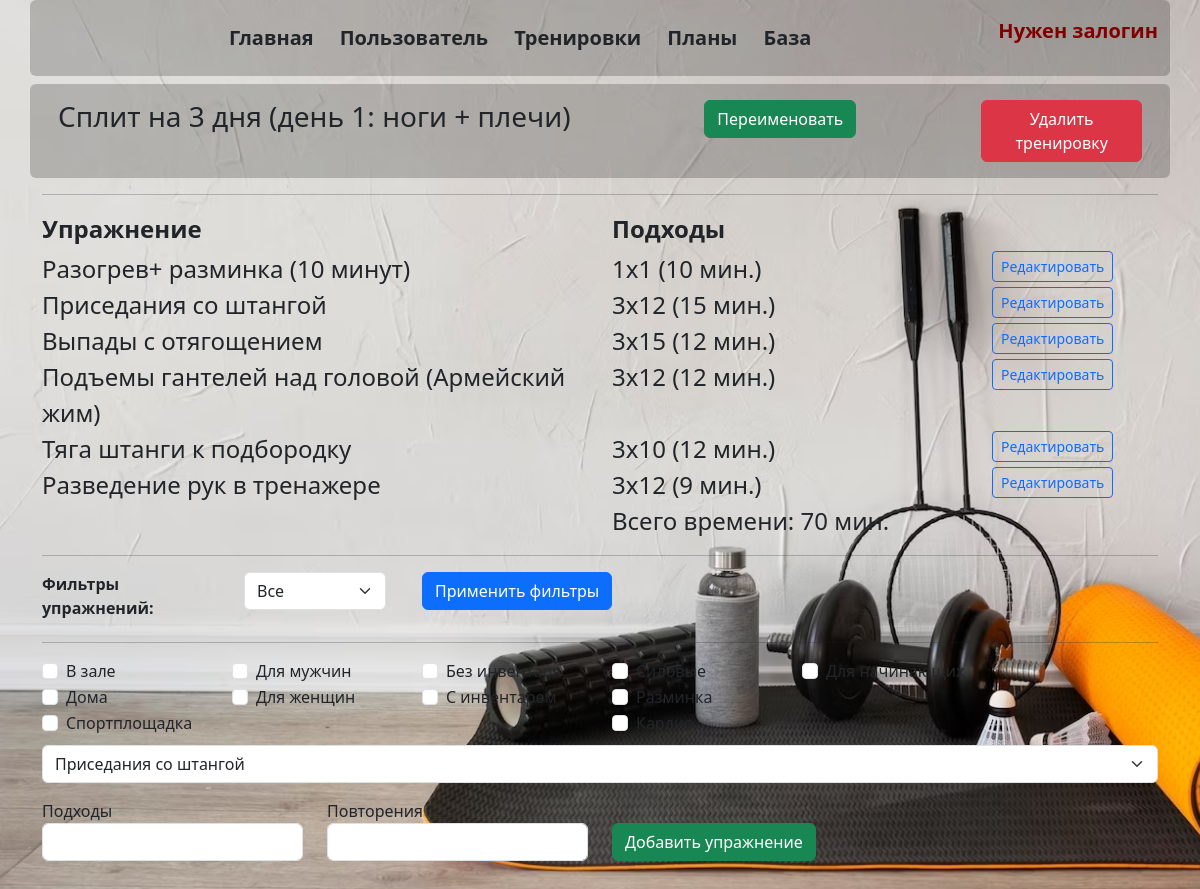
The page /edit_train/5 on the database its author committed.
### _models.py (models this page shows, shortened)
class Training(db.Model):
    __tablename__ = 'trainings'
    training_id = db.Column(db.Integer, primary_key=True)
    name = db.Column(db.String(50), nullable=False)
    exercises = relationship('Exercise', secondary='training_exercises', overlaps="trainings")
    user_trainings = relationship('UserTraining', back_populates='training')
    plans = relationship('Plan', secondary='plan_trainings', back_populates='trainings')

class Exercise(db.Model):
    __tablename__ = 'exercises'
    exercise_id = db.Column(db.Integer, primary_key=True)
    name = db.Column(db.String(50), default='New exercise')
    target = db.Column(db.String(20), default='')
    description = db.Column(db.String(300), default='')
    difficulty = db.Column(db.Integer, default=1)
    time_per_set = db.Column(db.Integer, default=1)
    counter = db.Column(db.Integer, default=0)
    filters = db.Column(JSON, default=[])  # LOCATION_FILTERS.keys
    user_training_exercises = relationship('UserTrainingExercise', back_populates='exercise')
    muscles = relationship('Muscle', secondary='exercise_muscles')
    training = db.relationship('Training', secondary='training_exercises', overlaps="exercises")
    training_exercises = relationship('TrainingExercise', back_populates='exercise')

### main.py (the view)
@app.route('/edit_train/<int:train_id>', methods=['POST', 'GET'])
def edit_train(train_id):
    config_filters = config.FILTER_LIST # основные фильтры из конфига (список списков)
    config_filter_targets = config.FILTER_TARGETS   # список фильтров таргета - групп мышц
    train = Training.query.get(train_id)  # нахожу тренировку по ID которое передано в роуте
    exercise_filter_list = session.get('exercise_filter_list', [])  # загрузка списка фильтров из сессии, или пустой
    target_filter = session.get('target_filter','-1')   # загрузка фильтра таргета из сессии, по умолч -1 (все)
    group_conditions = []
    for group in exercise_filter_list:
        group_condition = or_(*[Exercise.filters.contains(filter) for filter in group])
        group_conditions.append(group_condition)
    combined_condition = and_(*group_conditions)
    filtered_exercises = Exercise.query.filter(combined_condition).all()
    if int(target_filter) >= 0:
        target_filter_name = config_filter_targets[int(target_filter)+1]
        exercises = [ex for ex in filtered_exercises if ex.target == target_filter_name]    # отбираю по полю таргет
    else:
        exercises = filtered_exercises  # если фильтр -1 (все) то не фильтрую
    if train:
        session['train'] = train
        te_info_list = get_training_connections(train.training_id) # функция для получения связанных с тренировкой полей
        session['te_info_list'] = te_info_list
    total_time = 0
    for te_info in te_info_list:
        total_time += te_info[0].time_per_set * te_info[1]
    return render_template('edit_train.html', train=train, te_info_list=te_info_list,
                           exercises=exercises, config_filters=config_filters, exercise_filter_list=exercise_filter_list,
                           config_filter_targets=config_filter_targets, target_filter=target_filter, total_time=total_time)

### _logic.py (called while the page is built)
def get_training_connections(train_id):   # te_info = [te, sets, repetitions] (te- Exercise)
    train = Training.query.get(train_id)
    te_info_list = []
    for te in train.exercises:  # для каждого упражнения te из цикла по training.exercises (класса Training)
        training_exercise = TrainingExercise.query.filter_by(training_id=train.training_id,
                                                             exercise_id=te.exercise_id).first()
        if training_exercise:  # и выбираем связанные сеты повторы и веса (которые 0 по умолчанию)
            sets = training_exercise.sets
            repetitions = training_exercise.repetitions
            te_info = [te, sets, repetitions]
            te_info_list.append(te_info)
    return te_info_list

### templates/edit_train.html (shortened to what this page needs)
{% extends 'base.html' %}
{% block body %}
<div class="row mb-1 p-3 bg-opacity-20 rounded-2">
            <div class="col-7">
                <h3>{{train.name}}</h3>
            </div>
            <div class="col-3">
                <button type="button" class="btn btn-success" data-bs-toggle="modal" data-bs-target="#rename_train">Переименовать</button>
            </div>
            <div class="col-2">
                <button type="button" class="btn btn-danger" data-bs-toggle="modal" data-bs-target="#delete_train">Удалить тренировку</button>
            </div>
        </div>
<hr>
<section >
{% if te_info_list %}
    <div class="row mb-1 ">
                <div class="col-6 fs-4">
                    <b>Упражнение</b>
                </div>
                <div class="col-3 fs-4">
                    <b>Подходы</b>
                </div>
                <div class="col-3">
                </div>
    </div>
    <div class="row mb-1">
        {% for te_info in te_info_list %}
                <div class="col-6 fs-4">
                    {{te_info[0].name}}
                </div>
                <div class="col-4 fs-4">
                    {{te_info[1]}}x{{te_info[2]}} ({{te_info[0].time_per_set*te_info[1]}} мин.)
                </div>
                <div class="col-2">
                    <button type="button" class="btn btn-outline-primary btn-sm" data-bs-toggle="modal" data-bs-target="#confirmDelete{{ te_info[0].exercise_id }}">Редактировать</button>
                </div>
        {% endfor %}
                <div class="col-6 fs-4">
                </div>
                <div class="col-4 fs-4">
                   Всего времени:  {{total_time}} мин.
                </div>
                <div class="col-2">
                </div>
    </div>
{% else %} <h4>В этой тренировке пока нет упражнений</h4>
{% endif %}
</section>
<hr>
<form action="/get_exercise_filter_list" method="post">
    <div class="row mb-0">
        <div class="col-2">
            <b>Фильтры упражнений:</b>
        </div>
        <div class="col-2">
            <div class="container-fluid">
            <select name="select_target" id="select_target" class="form-select form-select-md mb-3 me-2" aria-label=".form-select-md example">>
                {% for num in range(config_filter_targets|length) %}
                    <option value="{{num-1}}" {% if target_filter|int+1 == num %} selected {% endif %}>{{config_filter_targets[num]}}
                {% endfor %}
            </select>
            </div>
        </div>
        <div class="col-2">
            <input type="submit" class="btn btn-primary" value="Применить фильтры">
        </div>
    </div>
    <hr>
    <div class="row mb-2">
                {% for i in range(config_filters|length) %}
        <div class="col-2">
                    {% for key, filter in config_filters[i].items() %}
                        <div class="form-check">
                            <input class="form-check-input" type="checkbox" name="filters{{i+1}}" value="{{key}}" id="chk_{{key}}" {% if key in exercise_filter_list[i]  %} checked {% endif %}>
                            <label class="form-check-label" for="chk_{{key}}">
                               {{filter}}
                            </label>
                        </div>
                    {% endfor %}
        </div>
                {% endfor %}
    </div>
</form>
<form action="/train_add_ex" method="post">
        <select name="select_exercise" id="select_exercise" class="form-select form-select-md mb-3 me-2" aria-label=".form-select-md example">>
                {% for ex in exercises %}
                    <option value="{{ex.exercise_id}}">{{ex.name}}
                {% endfor %}
        </select>
            <div class="row mb-2">
            <div class="col-3">
                Подходы <br>
                <input type="number" name="sets" id="sets" class="form-control mb-2" required>
            </div>
            <div class="col-3">
                Повторения <br>
                <input type="number" name="reps" id="reps" class="form-control mb-2" required><br>
            </div>
            <div class="col-3">
                <br>
                <input type="submit" class="btn btn-success" value="Добавить упражнение">
            </div>
            </div>
</form>
{% endblock %}

### static/css/main.css (style rules this page uses)
body { background-image: url('../imgs/background.jpg'); background-size: cover; background-repeat: no-repeat; background-attachment: fixed; }
.bg-opacity-20 { background-color: rgba(0, 0, 0, 0.2); }

### rows shown on the page
Training: name "Сплит на 3 дня (день 1: ноги + плечи)"
Exercise: name "Разогрев+ разминка (10 минут)", te_info "1", te_info[0].time_per_set*te_info[1] "10"
Exercise: name "Приседания со штангой", te_info "3", te_info "12", te_info[0].time_per_set*te_info[1] "15"
Exercise: name "Выпады с отягощением", te_info "3", te_info "15", te_info[0].time_per_set*te_info[1] "12"
Exercise: name "Подъемы гантелей над головой (Армейский жим)", te_info "3", te_info "12", te_info[0].time_per_set*te_info[1] "12"
Exercise: name "Тяга штанги к подбородку", te_info "3", te_info "10", te_info[0].time_per_set*te_info[1] "12"
Exercise: name "Разведение рук в тренажере", time_per_set "3", te_info "12", te_info[0].time_per_set*te_info[1] "9"

### other values the page prints
{{ total_time }} "70"
{{ filter }} "В зале" "Дома" "Спортплощадка" "Для мужчин" "Для женщин" "Без инвентаря" "С инвентарем" "Силовые" "Разминка" "Кардио" "Для начинающих"
form field select_target "Все"
form field select_exercise "Приседания со штангой"
